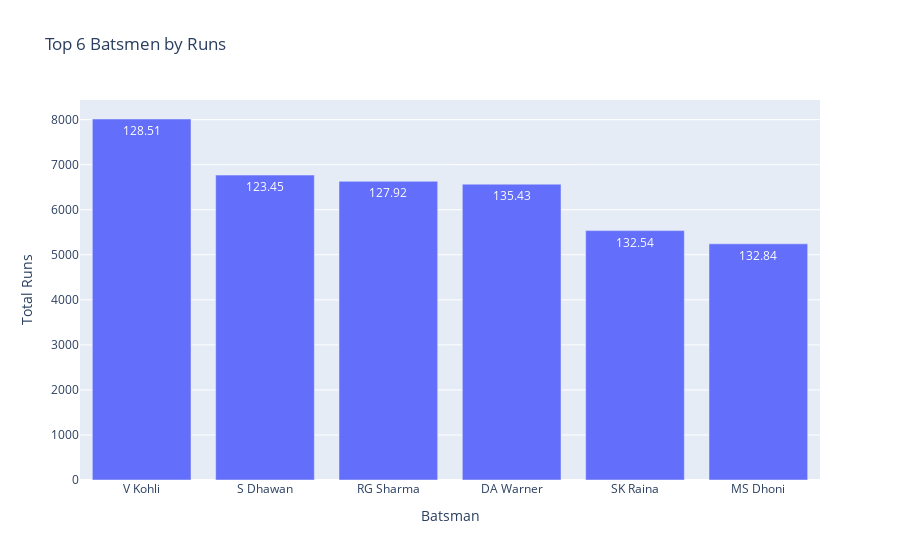

Notebook cell for this chart:
### Markdown cell above
## 2. Top Performers Analysis

### Code cell
# Top 6 Batsmen
top_batsmen = deliveries_df.groupBy('batter') \
    .agg(F.sum('batsman_runs').alias('total_runs'),
         F.count('ball').alias('balls_faced')) \
    .withColumn('strike_rate', F.round(F.col('total_runs') * 100 / F.col('balls_faced'), 2)) \
    .orderBy(F.desc('total_runs')) \
    .limit(6)

# Plot using Plotly
batsmen_fig = px.bar(top_batsmen.toPandas(), 
                     x='batter', y='total_runs',
                     title='Top 6 Batsmen by Runs',
                     text='strike_rate',
                     labels={'batter': 'Batsman', 'total_runs': 'Total Runs', 'strike_rate': 'Strike Rate'})
batsmen_fig.show()

### Figure 1 — Plotly figure (JSON) as saved in the notebook; plotly's stock layout.template omitted (floating-point values rounded to 4 significant figures)
{"data": [{"hovertemplate": "Batsman=%{x}<br>Total Runs=%{y}<br>Strike Rate=%{text}<extra></extra>", "legendgroup": "", "marker": {"color": "#636efa", "pattern": {"shape": ""}}, "name": "", "orientation": "v", "showlegend": false, "text": [128.5, 123.5, 127.9, 135.4, 132.5, 132.8], "textposition": "auto", "type": "bar", "x": ["V Kohli", "S Dhawan", "RG Sharma", "DA Warner", "SK Raina", "MS Dhoni"], "xaxis": "x", "y": [8014, 6769, 6630, 6567, 5536, 5243], "yaxis": "y"}], "layout": {"barmode": "relative", "legend": {"tracegroupgap": 0}, "title": {"text": "Top 6 Batsmen by Runs"}, "xaxis": {"anchor": "y", "domain": [0, 1], "title": {"text": "Batsman"}}, "yaxis": {"anchor": "x", "domain": [0, 1], "title": {"text": "Total Runs"}}}}
